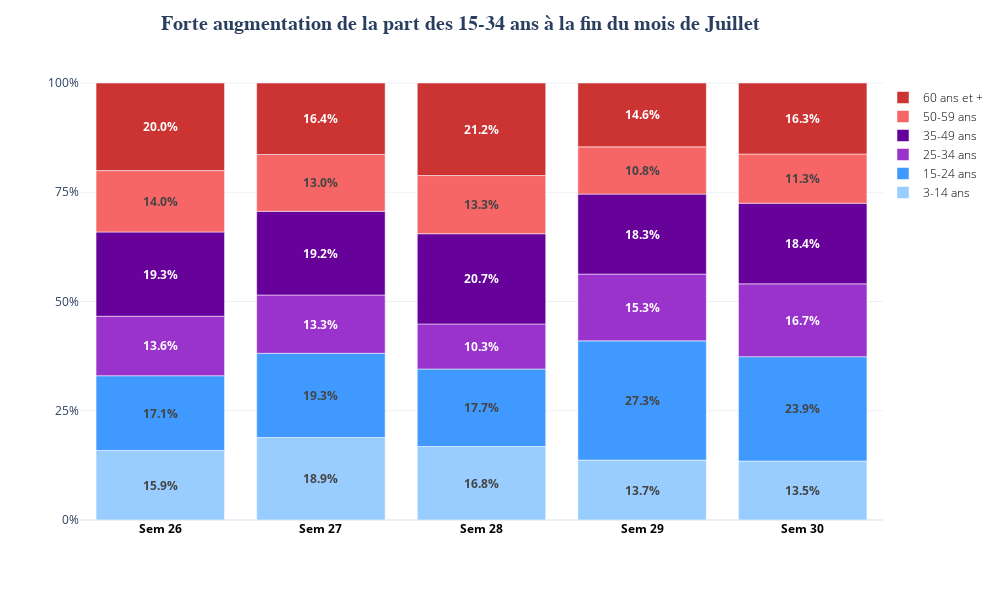

Here is the notebook cell this chart was saved with:
### Markdown cell above
### **Personnaliser la légende avec fig.update_layout(legend=dict())** 
La légende est toujours un sujet de discorde : faut-il la laisser ou l'enlever ?  
  
Pour l'enlever, utiliser fig.update_layout(showlegend=False)
  
Si vous la laisser voici quelques paramètres utiles:
fig.update_layout(  
- legend=dict(  
    - title=dict(...) # le titre, par default le nom de la colonne servant à la couleur, la forme etc.  
    - orientation=...# str, 'v' pour vrticale, 'h' pour horizontale  
    - xanchor=... #str, 'left', 'center', 'right'. Permet d'ajuster la position de la légende selon x   
    - x=... # float la coordonnée en x où d'ajuste la légende   
    - yanchor=... #str, 'top', 'middle', 'bottom'. Permet d'ajuster la position de la légende selon y   
    - y=... # float la coordonnée en y où d'ajuste la légende   
    - font=dict(...) # Personnalise la taille, la police, etc. 
    - traceorder=... #str => Choisir 'order dans lequel les items sont affichés 
- )  

)

Il y a plein d'autres paramètres que vous pouvez découvrir ici : https://plotly.com/python/reference/layout/#layout-showlegend

### Code cell
fig.update_layout(
    legend=dict(
        title=dict(text=None),
        orientation='v',
        x=1,
        xanchor='left',
        y=0.95,
        yanchor='top',
        font=dict(size=12, color='black',weight=100),
        traceorder='reversed', # Afficher la légende dans le sens des barres est plus lisible
    ),
)
fig

### Figure 1 — Plotly figure (JSON) as saved in the notebook; plotly's stock layout.template omitted (floating-point values rounded to 4 significant figures)
{"data": [{"hovertemplate": "age_cat_6=3-14 ans<br>sem_cine=%{x}<br>profil_age=%{text}<extra></extra>", "insidetextanchor": "middle", "legendgroup": "3-14 ans", "marker": {"color": "rgba(153,204,255,1)", "pattern": {"shape": ""}}, "name": "3-14 ans", "orientation": "v", "showlegend": true, "text": [0.1591, 0.1887, 0.1682, 0.137, 0.1349], "textposition": "inside", "texttemplate": "<b>%{y:.1%}</b>", "type": "bar", "x": [2326, 2327, 2328, 2329, 2330], "xaxis": "x", "y": [0.1591, 0.1887, 0.1682, 0.137, 0.1349], "yaxis": "y"}, {"hovertemplate": "age_cat_6=15-24 ans<br>sem_cine=%{x}<br>profil_age=%{text}<extra></extra>", "insidetextanchor": "middle", "legendgroup": "15-24 ans", "marker": {"color": "rgba(64,153,255,1)", "pattern": {"shape": ""}}, "name": "15-24 ans", "orientation": "v", "showlegend": true, "text": [0.1711, 0.1927, 0.1774, 0.2729, 0.2388], "textposition": "inside", "texttemplate": "<b>%{y:.1%}</b>", "type": "bar", "x": [2326, 2327, 2328, 2329, 2330], "xaxis": "x", "y": [0.1711, 0.1927, 0.1774, 0.2729, 0.2388], "yaxis": "y"}, {"hovertemplate": "age_cat_6=25-34 ans<br>sem_cine=%{x}<br>profil_age=%{text}<extra></extra>", "insidetextanchor": "middle", "legendgroup": "25-34 ans", "marker": {"color": "rgba(153,51,204,1)", "pattern": {"shape": ""}}, "name": "25-34 ans", "orientation": "v", "showlegend": true, "text": [0.1361, 0.1334, 0.103, 0.1528, 0.1668], "textposition": "inside", "texttemplate": "<b>%{y:.1%}</b>", "type": "bar", "x": [2326, 2327, 2328, 2329, 2330], "xaxis": "x", "y": [0.1361, 0.1334, 0.103, 0.1528, 0.1668], "yaxis": "y"}, {"hovertemplate": "age_cat_6=35-49 ans<br>sem_cine=%{x}<br>profil_age=%{text}<extra></extra>", "insidetextanchor": "middle", "legendgroup": "35-49 ans", "marker": {"color": "rgba(102,1,153,1)", "pattern": {"shape": ""}}, "name": "35-49 ans", "orientation": "v", "showlegend": true, "text": [0.1928, 0.1916, 0.2065, 0.183, 0.1844], "textposition": "inside", "texttemplate": "<b>%{y:.1%}</b>", "type": "bar", "x": [2326, 2327, 2328, 2329, 2330], "xaxis": "x", "y": [0.1928, 0.1916, 0.2065, 0.183, 0.1844], "yaxis": "y"}, {"hovertemplate": "age_cat_6=50-59 ans<br>sem_cine=%{x}<br>profil_age=%{text}<extra></extra>", "insidetextanchor": "middle", "legendgroup": "50-59 ans", "marker": {"color": "rgba(246,102,103,1)", "pattern": {"shape": ""}}, "name": "50-59 ans", "orientation": "v", "showlegend": true, "text": [0.1404, 0.13, 0.1332, 0.1081, 0.1126], "textposition": "inside", "texttemplate": "<b>%{y:.1%}</b>", "type": "bar", "x": [2326, 2327, 2328, 2329, 2330], "xaxis": "x", "y": [0.1404, 0.13, 0.1332, 0.1081, 0.1126], "yaxis": "y"}, {"hovertemplate": "age_cat_6=60 ans et +<br>sem_cine=%{x}<br>profil_age=%{text}<extra></extra>", "insidetextanchor": "middle", "legendgroup": "60 ans et +", "marker": {"color": "rgba(204,51,51,1)", "pattern": {"shape": ""}}, "name": "60 ans et +", "orientation": "v", "showlegend": true, "text": [0.2005, 0.1636, 0.2117, 0.1462, 0.1626], "textposition": "inside", "texttemplate": "<b>%{y:.1%}</b>", "type": "bar", "x": [2326, 2327, 2328, 2329, 2330], "xaxis": "x", "y": [0.2005, 0.1636, 0.2117, 0.1462, 0.1626], "yaxis": "y"}], "layout": {"barmode": "relative", "height": 600, "legend": {"font": {"color": "black", "size": 12, "weight": 100}, "orientation": "v", "title": {}, "tracegroupgap": 0, "traceorder": "reversed", "x": 1, "xanchor": "left", "y": 0.95, "yanchor": "top"}, "margin": {"t": 60}, "title": {"font": {"family": "Century Gothic", "size": 20, "weight": "bold"}, "text": "Forte augmentation de la part des 15-34 ans à la fin du mois de Juillet", "x": 0.46, "xanchor": "center"}, "width": 1000, "xaxis": {"anchor": "y", "domain": [0, 1], "tickfont": {"color": "black", "size": 12, "weight": "bold"}, "tickmode": "array", "ticktext": ["Sem 26", "Sem 27", "Sem 28", "Sem 29", "Sem 30"], "tickvals": [2326, 2327, 2328, 2329, 2330], "title": {}}, "yaxis": {"anchor": "x", "domain": [0, 1], "dtick": 0.25, "nticks": 6, "tickformat": ".0%", "title": {}}}}
